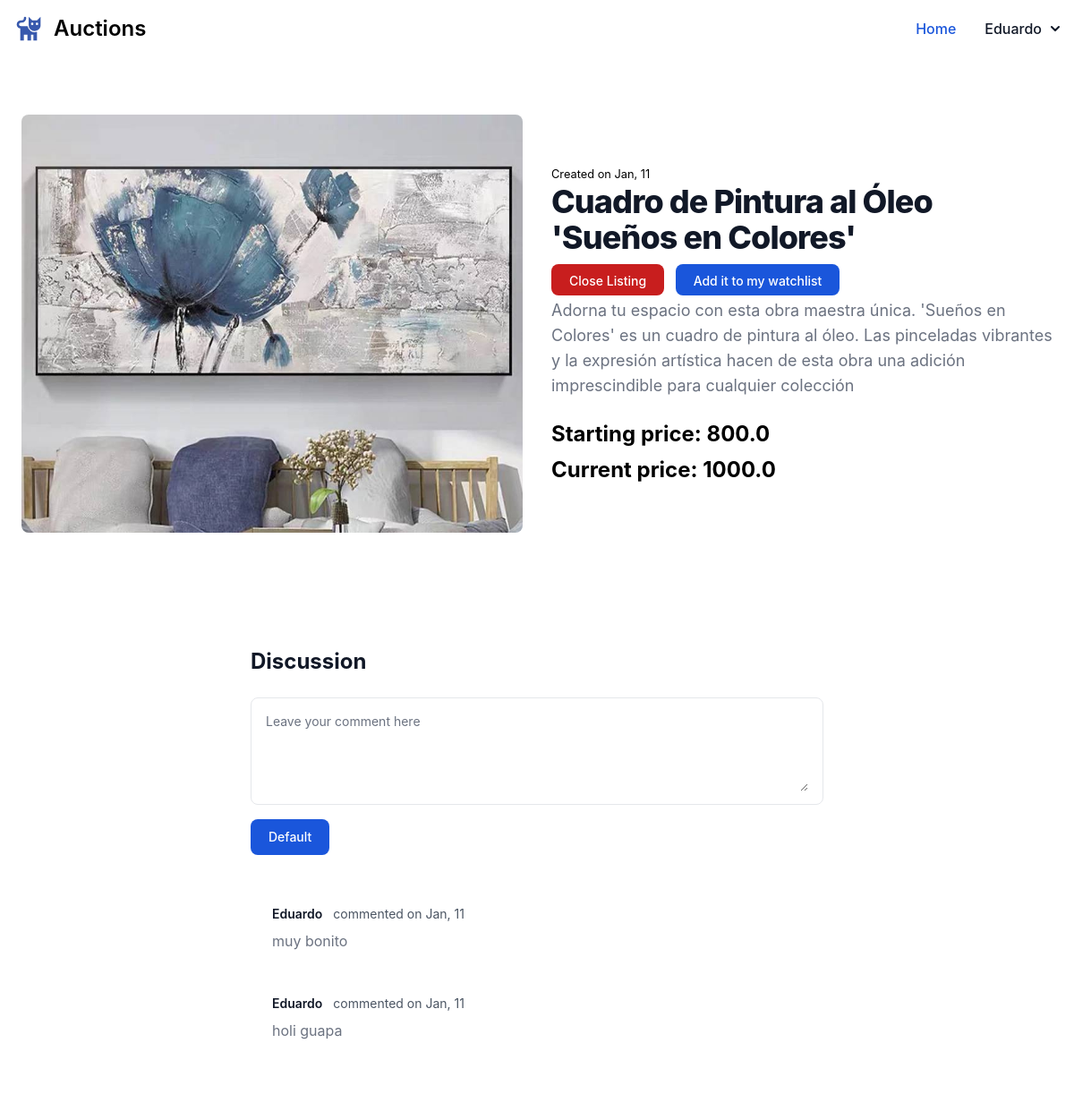
/auction/listing/15 (signed in), run on an earlier commit of the app's database.
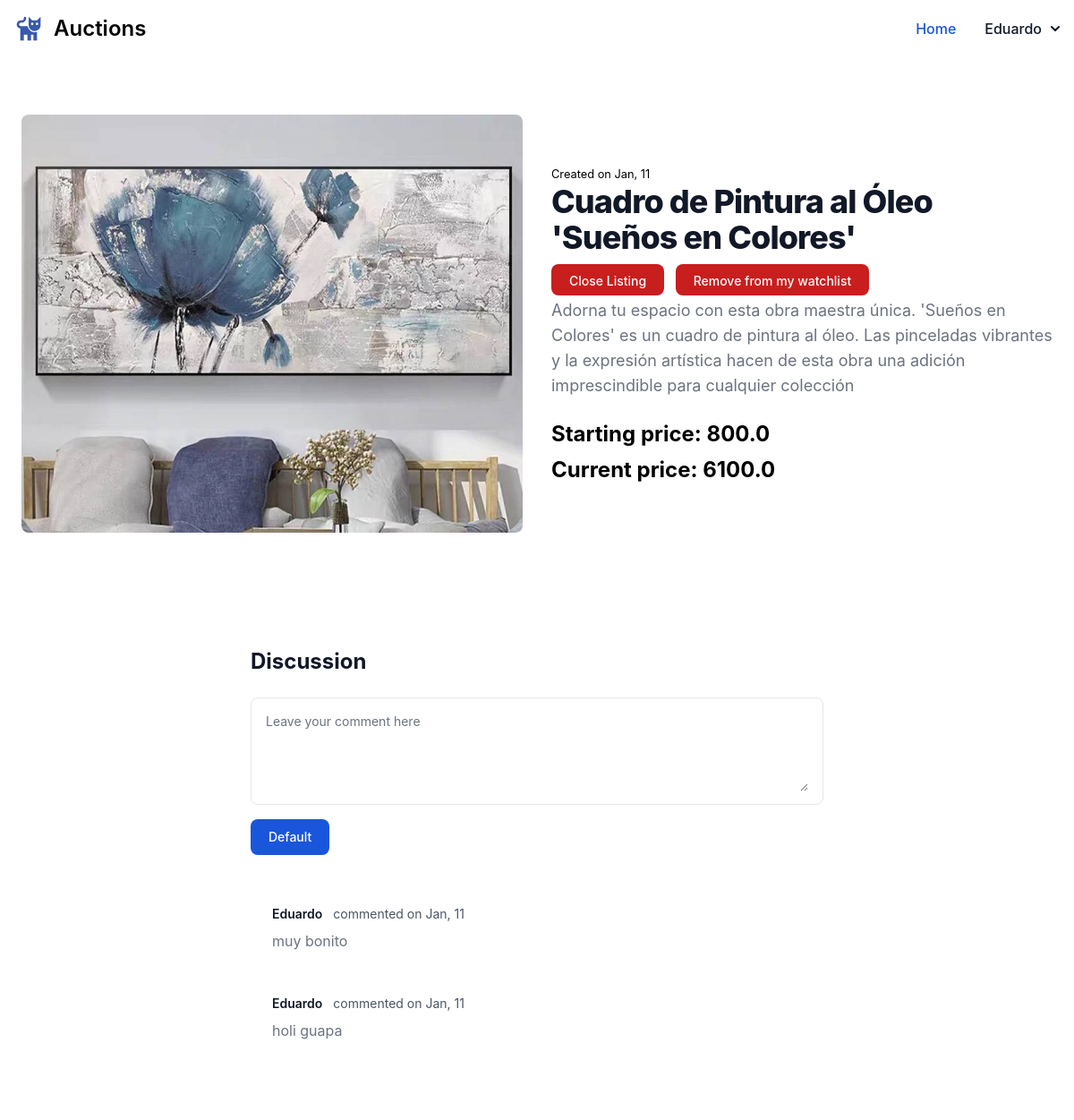
And on a later commit of the database.
### auctions/models.py (models this page shows, shortened)
class User(AbstractUser):
    pass

class Picture(models.Model):
    listing = models.ForeignKey(Listing, on_delete=models.CASCADE, related_name="get_pictures")
    picture = models.ImageField(upload_to="static\\auctions\\images")
    alt_text = models.CharField(max_length=140)

class Listing(models.Model):
    title = models.CharField(max_length=60)
    active = models.BooleanField(default=True)
    created_date = models.DateTimeField(default=timezone.now())
    description = models.CharField(null=True, max_length=300)
    startingBid = models.FloatField()
    currentBid = models.FloatField(blank=True,null=True)
    category = models.ForeignKey(Category, on_delete=models.CASCADE ,related_name="similar_listings")
    creator = models.ForeignKey(User, on_delete=models.PROTECT, related_name="all_creators_listings")
    watchers = models.ManyToManyField(User, blank=True, related_name="watched_listings")
    buyer = models.ForeignKey(User, null=True, on_delete=models.PROTECT)

class comment(models.Model):
    comment = models.CharField(max_length=100)
    createdDate = models.DateTimeField(default=timezone.now)
    user = models.ForeignKey(User, on_delete=models.CASCADE)
    listing = models.ForeignKey(Listing, on_delete=models.CASCADE, related_name="get_comments")

### auctions/views.py (the view)
# urls.py: path("auction/listing/<int:listing_id>", views.listing, name="listing"),
def listing(request, listing_id):
    if not request.user.is_authenticated:
        return HttpResponseRedirect(reverse('login'))
    listing = Listing.objects.get(id=listing_id)
    if request.user in listing.watchers.all():
        listing.is_watched = True
    else:
        listing.is_watched = False
    return render(request, "auctions/listing.html", {
        "listing": listing,
        "listing_pictures": listing.get_pictures.all(),
        "form": newBidForm(),
        "comments": listing.get_comments.all(),
        "comment_form": newCommentForm()
    })

### auctions/views.py
class newBidForm(ModelForm):
    class Meta:
        model = Bid
        fields = ['offer']

class newCommentForm(ModelForm):
    class Meta:
        model = comment
        fields = ['comment']
        widgets = {
            'comment': forms.Textarea(attrs={'class': 'px-0 w-full text-sm text-gray-900 border-0 focus:ring-0 focus:outline-none dark:text-white dark:placeholder-gray-400 dark:bg-gray-800','placeholder': 'Leave your comment here','rows':'4'})
        }

### auctions/templates/auctions/listing.html (shortened to what this page needs)
{% extends "auctions/layout.html" %}
{% block body %}
<section class="bg-white dark:bg-gray-900">
    <div class="gap-8 items-center py-8 px-4 mx-auto max-w-screen-xl xl:gap-16 md:grid md:grid-cols-2 sm:py-16 lg:px-6">
        {% for item in listing_pictures %}
                <img class="w-full rounded-lg" src="../../..{{ item.picture.url }}" alt="{{ item.alt_text }}">
            {% empty %}
                <img class="w-full rounded-lg" src="https://www.inbounder.com.br/wp-content/themes/inbounder/images/no-image/No-Image-Found-400x264.png" alt="No image found.">
            {% endfor %}
        <div class="mt-4 md:mt-0">
            <p class=""><small class="">Created on {{ listing.created_date|date:"M, d" }} </small></p>
            <h2 class="mb-4 text-4xl tracking-tight font-extrabold text-gray-900 dark:text-white">{{ listing.title }}</h2>
            {% if  listing.creator == user and listing.active %}
                    <a class="focus:outline-none text-white bg-red-700 hover:bg-red-800 focus:ring-4 focus:ring-red-300 font-medium rounded-lg text-sm px-5 py-2.5 me-2 mb-2 dark:bg-red-600 dark:hover:bg-red-700 dark:focus:ring-red-900 pb-2" href="{% url 'close_listing' listing.id %}" role="button">Close Listing</a>
            {% endif %}
            {% if listing.is_watched and listing.active %}
            <a href="{% url 'change_watchlist' listing.id 'listing' %}" class="focus:outline-none text-white bg-red-700 hover:bg-red-800 focus:ring-4 focus:ring-red-300 font-medium rounded-lg text-sm px-5 py-2.5 me-2 mb-2 dark:bg-red-600 dark:hover:bg-red-700 dark:focus:ring-red-900 pb-2">
                    Remove from my watchlist
            </a>
            {% elif not listing.is_watched and listing.active %}
            <a href="" class="text-white bg-blue-700 hover:bg-blue-800 focus:ring-4 focus:ring-blue-300 font-medium rounded-lg text-sm px-5 py-2.5 me-2 mb-2 dark:bg-blue-600 dark:hover:bg-blue-700 focus:outline-none dark:focus:ring-blue-800 pb-2">
                Add it to my watchlist
            </a>
            {% endif %}
            <p class="mb-6 font-light text-gray-500 md:text-lg dark:text-gray-400 pt-2">{{ listing.description }}</p>
            <p class="text-2xl font-bold text-black-600 dark:text-white pb-2">Starting price: {{ listing.startingBid }}</p>
            <p class="text-2xl font-bold text-black-600 dark:text-white">
                {% if listing.currentBid is None %}
                    {% if listing.creator != user  %}
                        Make the first bid of this listing!
                    {% else %}
                    {% endif %}
                {% else %}
                    Current price: {{ listing.currentBid }}
                {% endif %}
        </div>
    </div>
</section>
<section class="bg-white dark:bg-gray-900 py-8 lg:py-16 antialiased">
    <div class="max-w-2xl mx-auto px-4">
        <div class="flex justify-between items-center mb-6">
          <h2 class="text-lg lg:text-2xl font-bold text-gray-900 dark:text-white">Discussion</h2>
      </div>
      <form class="mb-6" action="{% url 'comments' listing.id %}" method="post">
        {% if listing.active %}
          <div class="py-2 px-4 mb-4 bg-white rounded-lg rounded-t-lg border border-gray-200 dark:bg-gray-800 dark:border-gray-700">
              {{ comment_form.comment }}
          </div>
          <button type="submit" class="text-white bg-blue-700 hover:bg-blue-800 focus:ring-4 focus:ring-blue-300 font-medium rounded-lg text-sm px-5 py-2.5 me-2 mb-2 dark:bg-blue-600 dark:hover:bg-blue-700 focus:outline-none dark:focus:ring-blue-800">Default</button>
        {% else %}
        <p>ya ta cerrao</p>
        {% endif %}
      </form>
      {% for comment in comments %}
      <article class="p-6 text-base bg-white rounded-lg dark:bg-gray-900">
          <footer class="flex justify-between items-center mb-2">
              <div class="flex items-center">
                  <p class="inline-flex items-center mr-3 text-sm text-gray-900 dark:text-white font-semibold">{{ comment.user|default:"Unknown auctor" }} </p>
                  <p class="text-sm text-gray-600 dark:text-gray-400">commented on <time pubdate datetime="2022-02-08">{{ comment.createdDate|date:"M, d"  }}</time></p>
              </div>
          </footer>
          <p class="text-gray-500 dark:text-gray-400">{{ comment.comment }}</p>
      </article>
      {% endfor %}
    </div>
  </section>
{% endblock %}

### auctions/templates/auctions/layout.html (shortened to what this page needs)
{% load static %}
<!DOCTYPE html>
<html lang="en">
    <head>
        <link href="https://cdnjs.cloudflare.com/ajax/libs/flowbite/2.2.1/flowbite.min.css" rel="stylesheet" />
        <link rel="stylesheet" href="https://unpkg.com/dropzone@5/dist/min/dropzone.min.css" type="text/css" />
        <link rel="stylesheet" href="../../static/auctions/styles.css">
      </head>
<body>
<nav class="bg-white border-gray-200 dark:bg-gray-900 dark:border-gray-700">
  <div class="max-w-screen-xl flex flex-wrap items-center justify-between mx-auto p-4">
    <a href="#" class="flex items-center space-x-3 rtl:space-x-reverse">
      <span class="self-center text-2xl font-semibold whitespace-nowrap dark:text-white">Auctions</span>
    </a>
    <div class="hidden w-full md:block md:w-auto" id="navbar-dropdown">
      <ul class="flex flex-col font-medium p-4 md:p-0 mt-4 border border-gray-100 rounded-lg bg-gray-50 md:space-x-8 rtl:space-x-reverse md:flex-row md:mt-0 md:border-0 md:bg-white dark:bg-gray-800 md:dark:bg-gray-900 dark:border-gray-700">
        <li>
          <a href="{% url 'index' %}" class="block py-2 px-3 text-white bg-blue-700 rounded md:bg-transparent md:text-blue-700 md:p-0 md:dark:text-blue-500 dark:bg-blue-600 md:dark:bg-transparent" aria-current="page">Home</a>
        </li>
        {% if user.is_authenticated %}
        <li>
            <button id="dropdownNavbarLink" data-dropdown-toggle="dropdownNavbar" class="flex items-center justify-between w-full py-2 px-3 text-gray-900 rounded hover:bg-gray-100 md:hover:bg-transparent md:border-0 md:hover:text-blue-700 md:p-0 md:w-auto dark:text-white md:dark:hover:text-blue-500 dark:focus:text-white dark:border-gray-700 dark:hover:bg-gray-700 md:dark:hover:bg-transparent">{{ user.username }}
              <svg class="w-2.5 h-2.5 ms-2.5" aria-hidden="true" xmlns="http://www.w3.org/2000/svg" fill="none" viewBox="0 0 10 6">
    <path stroke="currentColor" stroke-linecap="round" stroke-linejoin="round" stroke-width="2" d="m1 1 4 4 4-4"/>
  </svg></button>
        </li>
        {% endif %}
      </ul>
    </div>
  </div>
</nav>
  {% block body %}
  {% endblock %}
  </body>
</html>
<!DOCTYPE html>
<html lang="en">
<head>
</head>
<body>
</body>
</html>

What changed in the data, as far as the page shows it:
changed Listing "Cuadro de Pintura al Óleo 'Sueños en Colores'": currentBid "1000.0" → "6100.0"
Also different on the page:
text no longer shown: "Add it to my watchlist"
text now shown: "Remove from my watchlist"
